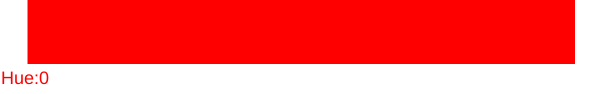
Frame 1 (no input)
Frame 60 (no input): identical to frame 1, image omitted
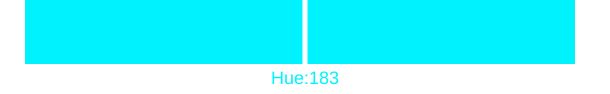
Frame 120 (the mouse pressed at the canvas centre since frame 60)

The p5.js sketch that drew these frames (run headless with seeded random() and noise() and a simulated clock; from frame 60 on, the mouse is pressed at the canvas centre):

// p5.js sketch
// ── sketch.js
function setup() {
  createCanvas(610, 94);
}

function draw() {
  translate(25,0);
  noStroke();
  textSize(18);
  background(255);
  colorMode(HSB);  
  
  var x = constrain(mouseX-25,0,550);
  var h = map(x,0,549,0,359);
  
  fill(h,255,255);
  rect(0,0,550,64);
  
  
  stroke(255);
  strokeWeight(5);
  line(x,0,x,200);
  
  textAlign(CENTER,TOP);
  stroke(h,255,255);
  noStroke();
 // noFill();
  text('Hue:'+int(h),x,70);
}
